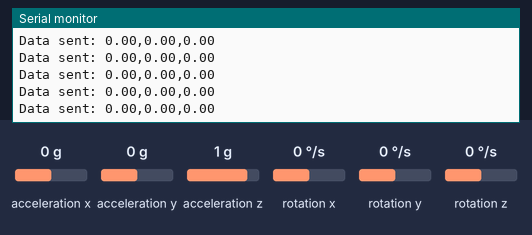
A sketch run on a simulated ESP32. Shown: the last lines printed to the serial monitor. Inputs (shaded band) come from the test bench; at power-on: acceleration x 0 g, acceleration y 0 g, acceleration z 1 g, rotation z 0 °/s, rotation x 0 °/s, rotation y 0 °/s. WiFi joins after 1.5 s; servers stay silent unless stated.

Above: at 6.2 s.
6.3 s: acceleration x set to -1.4 g
At 6.34 s:
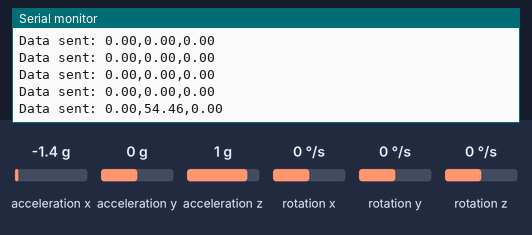
7.8 s: acceleration y set to -1.4 g
At 7.88 s:
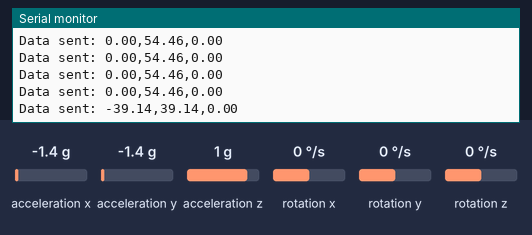
9.3 s: acceleration z set to -1.4 g
At 9.31 s:
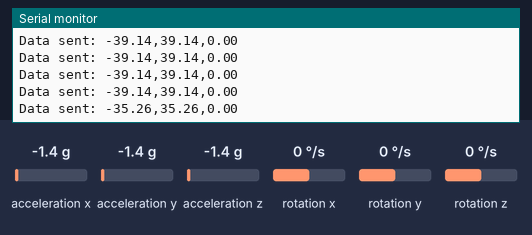
10.8 s: rotation z set to -192 °/s
At 10.85 s:
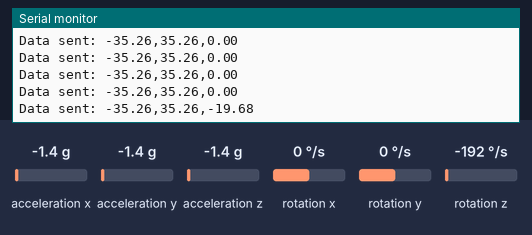
Timing chart, 0 to 13.3 s (numbered marks = the images above; inputs shaded):
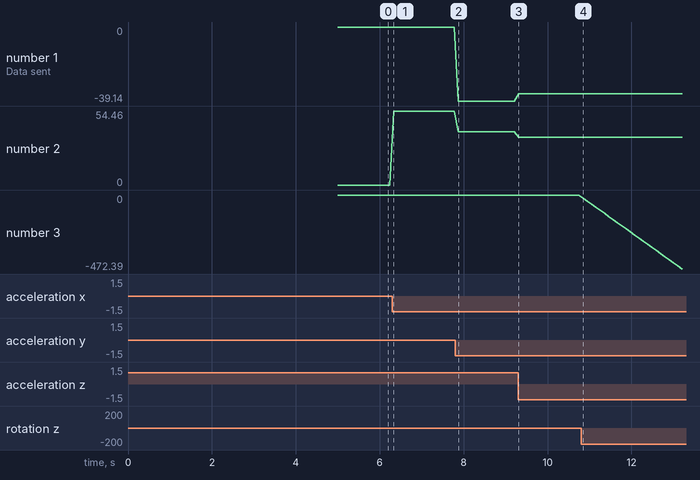

The sketch:

SendData.ino
```cpp
//发送
#include <MPU6050_tockn.h>
#include <Wire.h>
#include <WiFi.h>
#include <WiFiUdp.h>

MPU6050 mpu6050(Wire);
WiFiUDP udp;

const char* ssid = "yangyang";       // 替换为您的WiFi名称
const char* password = "yangyang666"; // 替换为您的WiFi密码

const char* receiverIP = "192.168.4.1"; // 替换为接收者的IP地址
const int receiverPort = 3545;               // 替换为接收者使用的端口号

void setup() {
  Serial.begin(115200);
  Wire.begin();
  mpu6050.begin();
  mpu6050.calcGyroOffsets(true);

  WiFi.begin(ssid, password);
  while (WiFi.status() != WL_CONNECTED) {
    delay(1000);
    Serial.println("Connecting to WiFi...");
  }
  Serial.println("Connected to WiFi");

  udp.beginPacket(receiverIP, receiverPort);
}

void loop() {
  mpu6050.update();

  float angleX = mpu6050.getAngleX();
  float angleY = mpu6050.getAngleY();
  float angleZ = mpu6050.getAngleZ();

  // 构建发送数据
  //String sendData = angleX + "," + String(angleY) + "," + String(angleZ);
  String sendData = String(angleX) + "," + String(angleY) + "," + String(angleZ);

  // 发送数据
  udp.beginPacket(receiverIP, receiverPort);

  // 将字符串转换为字节数组并发送
  udp.write((const uint8_t*)sendData.c_str(), sendData.length());

  udp.endPacket();

  Serial.println("Data sent: " + sendData);

  delay(100); // 间隔一秒发送一次数据
}
```

Measured:
- after the input at 6.3 s, the serial monitor: prints a new line at once (image 1)
- after the input at 7.8 s, the serial monitor: prints a new line after 0.07 s (image 2)
- after the input at 9.3 s, the serial monitor: prints a new line at once (image 3)
- after the input at 10.8 s, the serial monitor: prints a new line after 0.05 s (image 4)
- plotted number 1: 0 → -39.14 after the input at 7.8 s, -39.14 → -35.26 after the input at 9.3 s
- plotted number 2: 0 → 54.46 after the input at 6.3 s, 54.46 → 39.14 after the input at 7.8 s, 39.14 → 35.26 after the input at 9.3 s
- plotted number 3: 0 → -472.39 after the input at 10.8 s
